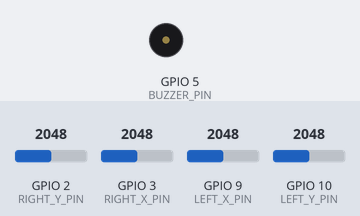
The sketch below on a simulated ESP32. On the bench: buzzer (waves = sounding). The inputs (shaded band) are chosen by the test bench; at power-on: GPIO 2 (RIGHT_Y_PIN) = 2048, GPIO 3 (RIGHT_X_PIN) = 2048, GPIO 9 (LEFT_X_PIN) = 2048, GPIO 10 (LEFT_Y_PIN) = 2048. What the sketch prints to the serial monitor is not drawn.

Above: at 0.1 s.
At 4.6 s:
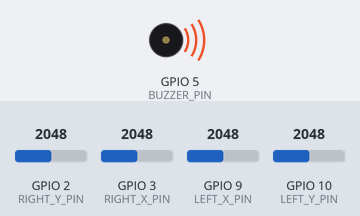
Timing chart, 0 to 6.7 s (numbered marks = the images above):
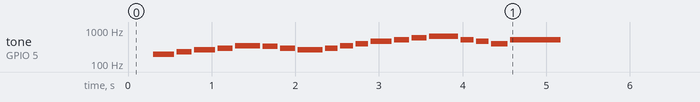

The sketch:

Controller.ino
```cpp
#include <WiFi.h>
#include <esp_now.h>

// Pins
const int LEFT_X_PIN = 9; // Orange
const int LEFT_Y_PIN = 10 ; // Yellow
//const int LEFT_BUTTON_PIN = 0;
const int RIGHT_X_PIN = 3;  // Orange
const int RIGHT_Y_PIN = 2;  // Yellow
//const int RIGHT_BUTTON_PIN = 0;

const int BUZZER_PIN = 5;

/*
Wiring:
Y axis = Gray (0,2)
X axis = Purple (1,3)
*/

/*
When at rest (5V):
Left X: 3400 +- 100 (650 +- 100)
Left Y: 3350 +- 100  (750 += 100)
Right X: 3650 +- 100
Right Y: 3400 +- 100

Max = 4095
Min = 0

Need to Scale to -100 to 100 for each, or to specific throttle and other positions
*/

/*
3.3V Joystick charge ratings
Left X Center: 1810 (2285 base)
Left Y Center : 1870 (2225 base)
Right X Center : 2730
Right Y Center : 2260
*/

// Data used for Joystick Scaling and Calulations
int LeftXCenter = 1900;     //0-4095
int LeftYCenter = 1950;     //0-4095
int RightXCenter = 1950;    //0-4095
int RightYCenter = 1900;    //0-4095
int Deadzone = 10;          // Amount of deadzone (-100-100) that if joystick values are between then no motion occurs
const int Max = 4000;       // Max Allowed Value (cause sometimes can't reach 4095)
const int Min = 100;        // Min Allowed Value (cause sometimes can't reach 0)


struct ControllerData
{
  /* data */
  // All Joystick Values are from -100 to 100
  int16_t LeftJoystickX;  // Left/Right Motion (Roll)
  int16_t LeftJoystickY;  // Foward/Back Motion (Pitch)
  int16_t RightJoystickX; // Left/Right Turing (Yaw)
  int16_t RightJoystickY; // Up/Down Motion (Throttle)

  //bool LeftButton;    // Unused, Button on left joystick
  //bool RightButton;   // Unused, Button on Right joystick

  uint32_t PacketNumber;  // Used to keep track if the drone didn't recieve some packets
};

ControllerData data;        // data holds the Controller data

uint32_t packetNumber = 0;

// Replace this with the MAC address of the receiving ESP32
uint8_t receiverAddress[] = {
  0xE4, 0xB0, 0x63, 0xAE, 0x7C, 0x64
};


// Callback when data is sent (Not needed but good to have)
void OnDataSent(const uint8_t *mac_addr, esp_now_send_status_t status) {
  Serial.print("\r\nLast Packet Send Status:\t");
  Serial.println(status == ESP_NOW_SEND_SUCCESS ? "Delivery Success" : "Delivery Fail");
}

// Plays a note for frequency and duration
void playNote(int frequency, int duration) {
  ledcAttach(BUZZER_PIN, frequency, 8);
  ledcWriteTone(BUZZER_PIN, frequency);

  delay(duration);

  ledcWriteTone(BUZZER_PIN, 0);
  delay(30);
}

// Startup song played when Controller starts
void playStartSong() {

  delay(300);  // Pause after power-on

  // Dramatic anime battle-style melody
  // Low → rising → dramatic finish

  playNote(196, 250);  // G3
  playNote(233, 180);  // Bb3
  playNote(262, 250);  // C4
  playNote(294, 180);  // D4

  playNote(349, 300);  // F4
  playNote(330, 180);  // E4
  playNote(294, 180);  // D4
  playNote(262, 300);  // C4

  // Dramatic rising section
  playNote(294, 150);  // D4
  playNote(349, 150);  // F4
  playNote(392, 150);  // G4
  playNote(466, 250);  // Bb4

  playNote(523, 180);  // C5
  playNote(587, 180);  // D5
  playNote(659, 350);  // E5

  // Final dramatic hit
  playNote(523, 150);  // C5
  playNote(466, 150);  // Bb4
  playNote(392, 200);  // G4
  playNote(523, 600);  // C5

  // Make sure buzzer stops
  ledcWriteTone(BUZZER_PIN, 0);
}


/**
 * @brief Normalizes Joystick Input to be between -100 and +100
 * @param valve The Joystick Value
 * @param center The Center value for that Joystick
 * @param minimum The Minimum Joystick Value
 * @param maximum The Maximum Joystick Value
 * @return Returns normalized Joystick Value
 */
int normalizeJoystick(int value, int center, int minimum, int maximum) {
    float output;

    if (value >= center) {
        // Higher than Center
        output = (float) (value - center) / (maximum - center);
    }
    else {
        // Lower than Center
        output = (float) (value - center) / (center - minimum);
    }
    output *= 100; // Turns a (-1.0 to 1.0) value into a (-100.0 to 100.0) value
    return constrain(output, -100, 100);

}

/**
 * @brief Applys a Deadzone to the normalized Joystick values, making it so slight interference won't cause movement
 * @param value The value the deadzone is being applyed to
 * @param deadzone The Deadzone amount from the center value (0)
 * @return Returns normalized, deadzone added value
 */
int applyDeadzone(int value, int deadzone) {
    if (abs(value) < deadzone) {
        // Value not high enough to be considered a input
        return 0;
    }
    return value;
}

/**
 * @brief Inverses the given value (->+ or +>-)
 * @param value Value to be Inverted
 * @return Inverted Value
 */
int inverseValve(float value) {
    // Inverses float value (-1 > 1) (1 > -1)
    if (value < 0) {
        return abs(value);
    }
    else {
        return -(abs(value));
    }
}

  // Runs on startup
void setup() {
  Serial.begin(115200);

  // Set Device as a WiFi Station
  WiFi.mode(WIFI_STA);

  // Initialize ESP-NOW
  if (esp_now_init() != ESP_OK) {
    Serial.println("ESP-NOW initialization failed");
    return;
  }

  esp_now_peer_info_t peerInfo;

  // Register peer
  memcpy(peerInfo.peer_addr, receiverAddress, 6);
  peerInfo.channel = 0;
  peerInfo.encrypt = false;

  // Add peer
  if (esp_now_add_peer(&peerInfo) != ESP_OK) {
    Serial.println("Failed to add receiver");
    return;
  }

  playStartSong();

  delay(500);
}

// Runs Continously
void loop() {

  /* The Unchanged Joystick Data*/
  //data.LeftJoystickX = analogRead(LEFT_X_PIN);
  //data.LeftJoystickY = analogRead(LEFT_Y_PIN);
  //data.LeftButton = digitalRead(LEFT_BUTTON_PIN);

  //data.RightJoystickX = analogRead(RIGHT_X_PIN);
  //data.RightJoystickY = analogRead(RIGHT_Y_PIN);
  //data.RightButton = digitalRead(RIGHT_BUTTON_PIN);


  int LX = normalizeJoystick(analogRead(LEFT_X_PIN), LeftXCenter, Min, Max);
  LX = applyDeadzone(LX, Deadzone);
  LX = inverseValve(LX);    // Needs to be Inversed due to being upsidedown

  int LY = normalizeJoystick(analogRead(LEFT_Y_PIN), LeftYCenter, Min, Max);
  LY = applyDeadzone(LY, Deadzone);

  int RX = normalizeJoystick(analogRead(RIGHT_X_PIN), RightXCenter, Min, Max);
  RX = applyDeadzone(RX, Deadzone);

  int RY = normalizeJoystick(analogRead(RIGHT_Y_PIN), RightYCenter, Min, Max);
  RY = applyDeadzone(RY, Deadzone);
  RY = inverseValve(RY);    // Inverse it so up is positive


  // Update Controller Data to be sent
  data.LeftJoystickX = LX;
  data.LeftJoystickY = LY;
  data.RightJoystickX = RX;
  data.RightJoystickY = RY;
  data.PacketNumber = packetNumber++;


  /* Used for Debugging */
  Serial.print("Left X: ");
  Serial.print(data.LeftJoystickX);
  Serial.print(" Left Y: ");
  Serial.print(data.LeftJoystickY);
  Serial.print(" Right X: ");
  Serial.print(data.RightJoystickX);
  Serial.print(" Right Y: ");
  Serial.print(data.RightJoystickY);
  Serial.print(" Packet # ");
  Serial.println(data.PacketNumber);


esp_now_send(
    receiverAddress,
    (uint8_t *) &data,
    sizeof(data)
  );

  delay(10);  // Send data every 10ms
}
```
